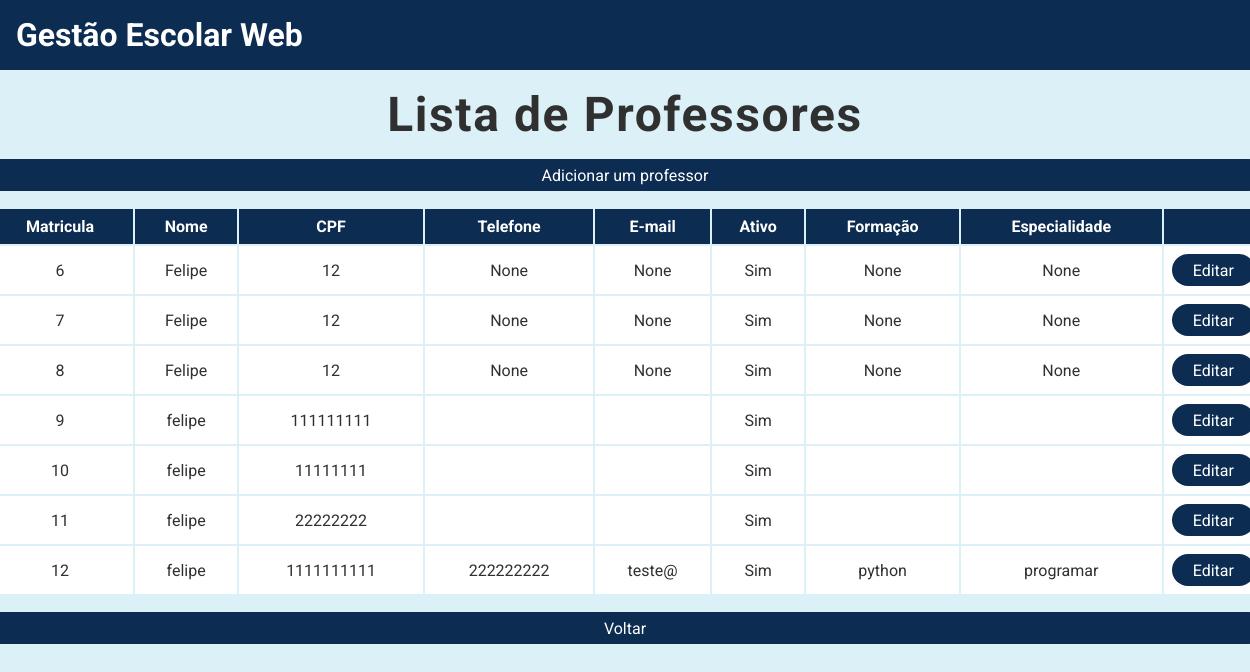
The app's page /listar/professores, older data.
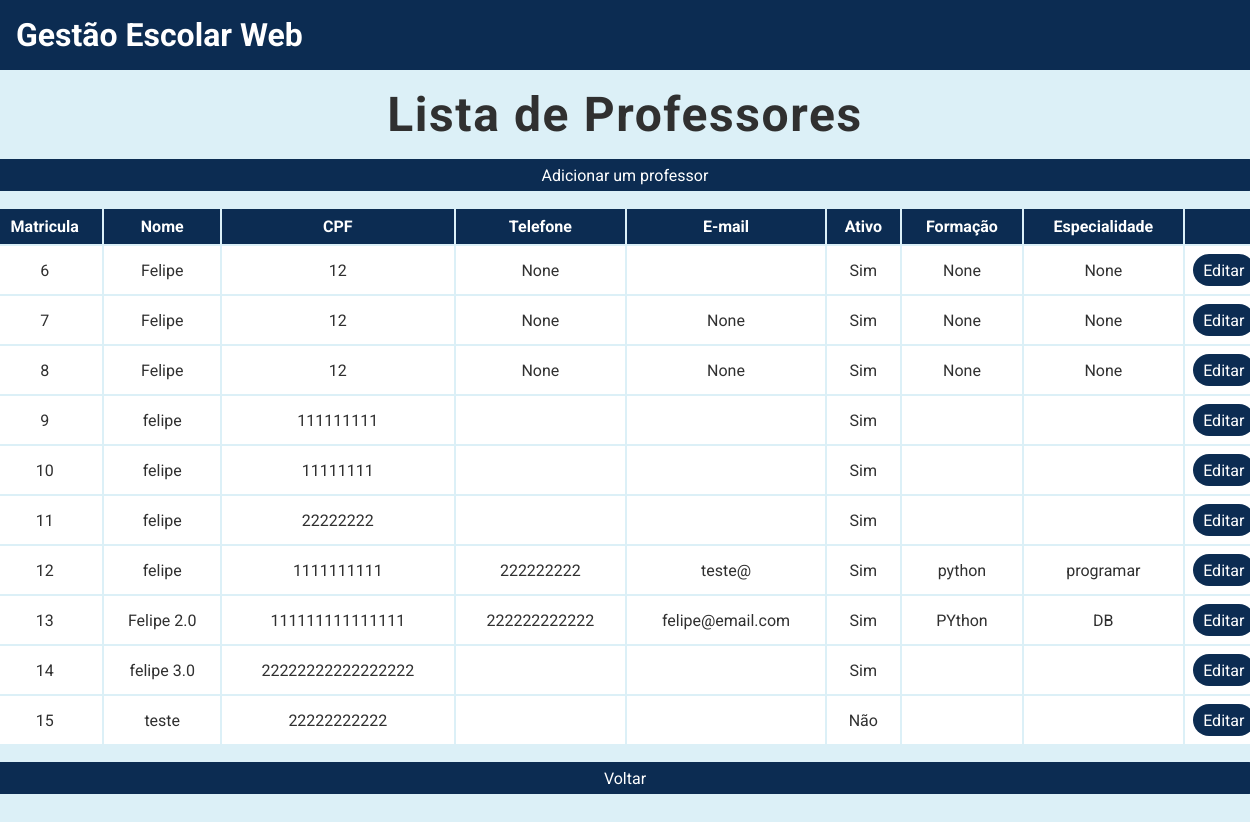
The same page, newer data.
### tables this page shows
CREATE TABLE Professores (matricula INTEGER PRIMARY KEY AUTOINCREMENT, nome VARCHAR (255) NOT NULL, cpf CHAR (11) NOT NULL, telefone CHAR (11), email VARCHAR (255), ativo BOOLEAN DEFAULT (1), formacao VARCHAR (255), especialidade VARCHAR (255));

### main.py (the view)
@app.route("/listar/professores")
def listar_professores():
    professores = Professor.listar()
    return render_template("listar_professores.html", professores=professores)

### professor.py (called while the page is built)
    @classmethod
    def listar(cls):
        conexao = sqlite3.connect("gestao_escolar.db")
        cursor = conexao.cursor()
        sql = """
            SELECT *
            FROM Professores
        """
        cursor.execute(sql)
        lista_professores = cursor.fetchall()
        conexao.close()
        return lista_professores

### templates/listar_professores.html
{% extends "base.html" %} {% block conteudo %}
<div class="conteudo-principal">
    <h2>Lista de Professores</h2>
    <div class="conteudo-tabela">
        <a href="/cadastro/professor" class="botao-primario">Adicionar um professor</a>
        <table>
            <tr>
                <th>Matricula</th>
                <th>Nome</th>
                <th>CPF</th>
                <th>Telefone</th>
                <th>E-mail</th>
                <th>Ativo</th>
                <th>Formação</th>
                <th>Especialidade</th>
                <th></th>
            </tr>
            {% for professor in professores %}
            <tr>
                <td>{{ professor[0] }}</td>
                <td>{{ professor[1] }}</td>
                <td>{{ professor[2] }}</td>
                <td>{{ professor[3] }}</td>
                <td>{{ professor[4] }}</td>
                <td>
                    {% if professor[5] == 1 %}
                        Sim
                    {% else %}
                        Não
                    {% endif %}
                </td>
                <td>{{ professor[6] }}</td>
                <td>{{ professor[7] }}</td>
                <td>
                    <a
                        href="/editar/professor/{{ professor[0] }}"
                        class="botao-primario"
                        >Editar</a
                    >
                </td>
            </tr>
            {% endfor %}
        </table>
        <a href="/" class="botao-primario">Voltar</a>
    </div>
</div>
{% endblock %}

### templates/base.html (shortened to what this page needs)
<!DOCTYPE html>
<html lang="pt-BR">
    <head>
        <link
            rel="stylesheet"
            href="{{ url_for('static', filename='css/style.css') }}"
        />
    </head>
    <body>
        <header>
            <div class="conteudo-header">
                <h1>Gestão Escolar Web</h1>
            </div>
        </header>
        <main>
            {% block conteudo %}
            {% endblock %}
        </main>
    </body>
</html>

### static/css/style.css (style rules this page uses)
:root { --azul-fraco: rgb(220, 240, 247); --azul-escuro: rgb(12, 44, 82); --preto: rgb(48, 48, 48); --azul-normal: rgb(94, 157, 200); --verde-normal: rgb(21, 238, 108); }
* { margin: 0; padding: 0; box-sizing: border-box; }
body { font-family: 'Roboto', sans-serif; background: var(--azul-fraco); }
a { text-decoration: none; }
.botao-primario { display: flex; background-color: var(--azul-escuro); color: #fff; width: 100%; text-align: center; justify-content: center; align-items: center; border-radius: 3rem; }
header .conteudo-header { background-color: var(--azul-escuro); padding: 1rem; }
header .conteudo-header h1 { color: #fff; }
main .conteudo-principal { text-align: center; display: flex; justify-content: center; flex-direction: column; align-items: center; margin-bottom: 2rem; }
main .conteudo-principal h2 { margin: 1rem 0 1rem 0; font-size: 3rem; color: var(--preto); letter-spacing: .1rem; }
main .conteudo-principal .conteudo-tabela { width: 80rem; }
main .conteudo-principal .conteudo-tabela .botao-primario { height: 2rem; font-size: 1rem; font-weight: 400; }
main .conteudo-principal .conteudo-tabela table { margin: 1rem 0 1rem 0; width: 100%; }
main .conteudo-principal .conteudo-tabela table th { background: var(--azul-escuro); color: #fff; padding: 0.5rem; }
main .conteudo-principal .conteudo-tabela table td { background: #fff; color: var(--preto); padding: 0.5rem; }

Row changes from the older to the newer data that the page shows:
changed Professores id 6: email "None" → (not shown)
added Professores: matricula "13", nome "Felipe 2.0", cpf "111111111111111", telefone "222222222222", email "felipe@email.com", ativo "Sim", formacao "PYthon", especialidade "DB"
added Professores: matricula "14", nome "felipe 3.0", cpf "22222222222222222", ativo "Sim"
added Professores: matricula "15", nome "teste", cpf "22222222222", ativo "Não"
